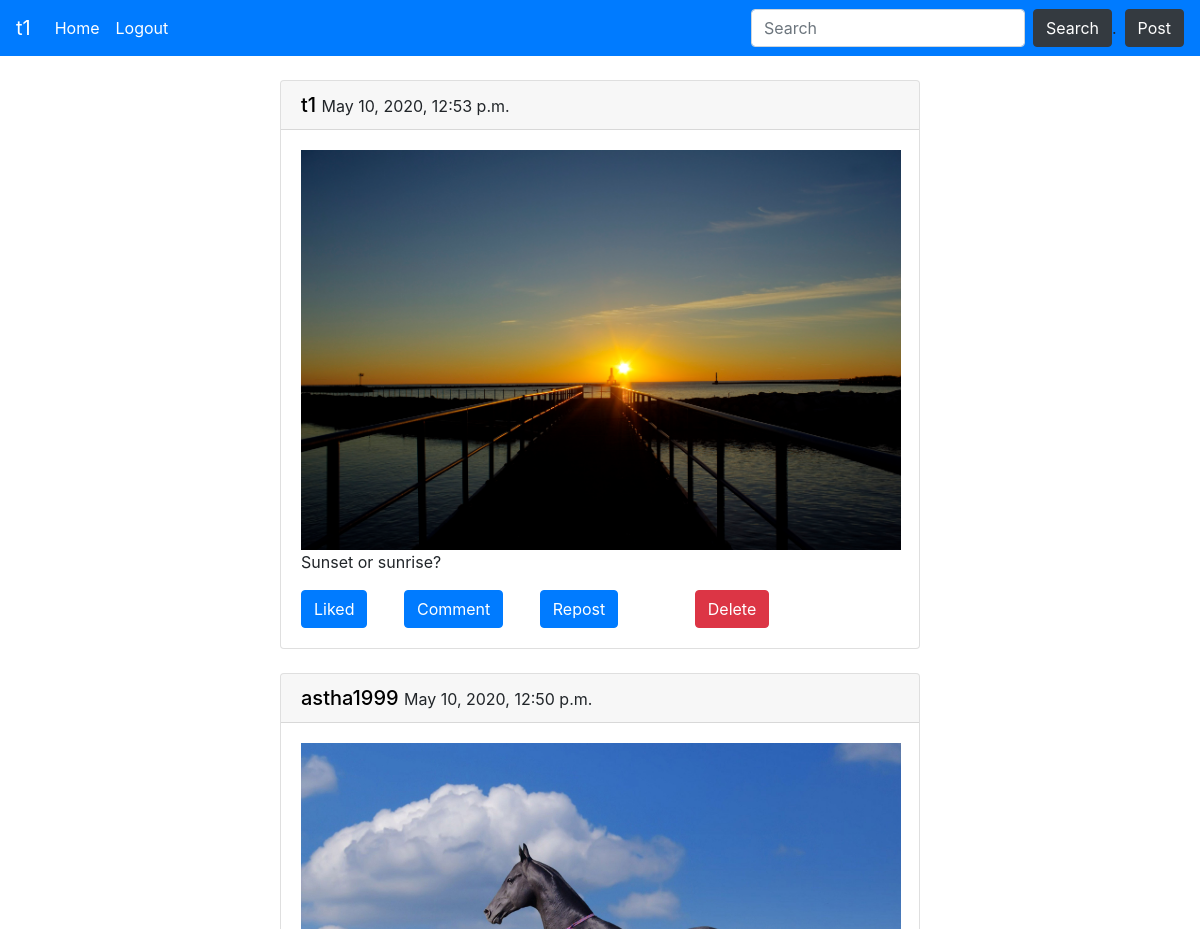
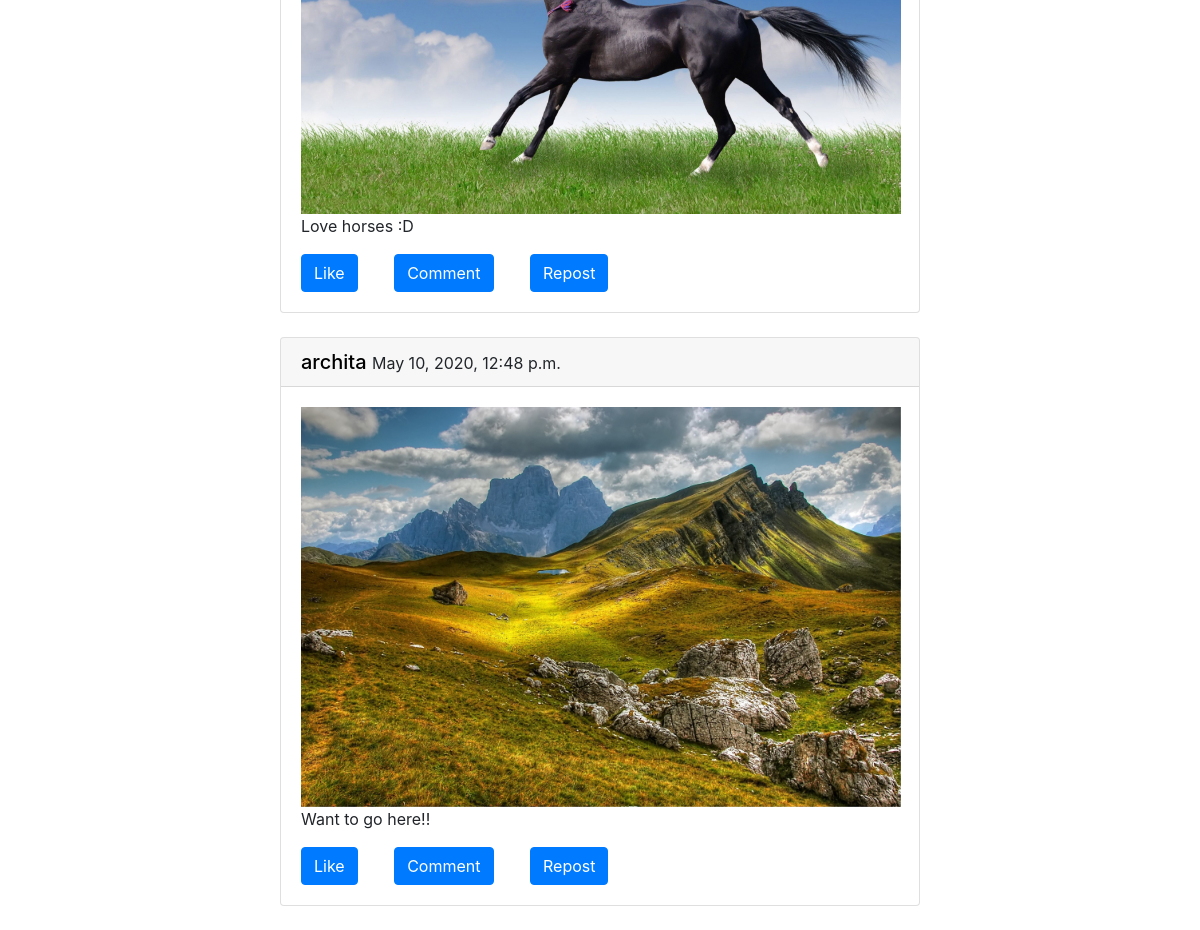
Page /feed/ (signed in) on the committed database (2 pictures, top to bottom).
### userfeed/models.py (models this page shows, shortened)
class Post(models.Model):
    user=models.ForeignKey(User,on_delete=models.CASCADE)       #user who posts th Post
    caption= models.CharField(max_length=200)
    image = models.ImageField(upload_to="Posts")
    date=models.DateTimeField(auto_now_add=True)

### userfeed/views.py (the view)
# urls.py: path('',views.userHome,name="userhome"),
def userHome(request):
    posts = Post.objects.all().order_by('-pk')
    likedPost = []
    for post in posts:
        isLiked=Like.objects.filter(post=post,user=request.user)
        if isLiked:
            likedPost.append(post)
    data = {
        'posts':posts,
        'likedPost':likedPost
    }
    return render(request,'userfeed/userfeed.html',data)

### templates/userfeed/userfeed.html (shortened to what this page needs)
{% extends 'base.html' %}
{% block nav_btnl %}.
<button type="button" class="btn btn-dark my-2 my-sm-0 ml-2" data-toggle="modal" data-target=".bd-post-modal-lg">Post</button>
{% endblock nav_btnl %}
{% block body %}
{% for post in posts %}
<div class="container my-4" id="post-box">
    <div class="card">
        <h5 class="card-header"><a href="{% url 'userprofile' post.user %}" style="color:black;"> {{post.user}} </a><small>{{post.date}}</small></h5>
        <div class="card-body">
            <img src = "{{post.image.url}}" alt="image" id="post_image">
            <p class="card-text">{{post.caption}}</p>
            <button class="btn btn-primary mr-4 like" id="{{post.id}}">
            {% if post in likedPost %}
                <a href="{% url 'likepost' %}" style="color:white;" id="likeText ">Liked</a></button>
            {% else %}
                 <a href="{% url 'likepost' %}" style="color:white;" id="likeText">Like</a></button>
            {% endif %}
            <button class="btn btn-primary mx-2" type="submit">Comment</button>
            <button class="btn btn-primary mx-4" type="submit">Repost</button>
            {% if request.user == post.user %}
                <a class="btn btn-danger ml-5" href="{% url 'delPost' post.id %}">Delete</a>
            {% endif %}
        </div>
    </div>
</div>
{% endfor %}
{% endblock body %}

### templates/base.html (shortened to what this page needs)
<html>
    <head>
        <link rel="stylesheet" href="https://stackpath.bootstrapcdn.com/bootstrap/4.4.1/css/bootstrap.min.css">
    </head>
    <body>
        <nav class="navbar navbar-expand-lg navbar-dark bg-primary">
            {% if request.user.is_authenticated %}
                <a class="navbar-brand" href="{% url 'userprofile' request.user %}">{{request.user}}</a>
            {% else %}
              <a class="navbar-brand" href="#">WebSocial</a>
            {% endif %}
            <div class="collapse navbar-collapse" id="navbarSupportedContent">
                <ul class="navbar-nav mr-auto">
                  {% if request.user.is_authenticated %}
                    <li class="nav-item active">
                      <a class="nav-link" href="/feed">Home <span class="sr-only">(current)</span></a>
                    </li>
                    <li class="nav-item active">
                      <a class="nav-link" href="/logout">Logout <span class="sr-only">(current)</span></a>
                    </li>
                    {% endif %}
                </ul>
                <form class="form-inline my-2 my-lg-0">
                  <input class="form-control mr-sm-2" type="search" placeholder="Search" aria-label="Search">
                  <button class="btn btn-dark my-2 my-sm-0 " type="submit">Search</button>
                </form>
              </div>
              {% block nav_btnl %}
              {% endblock nav_btnl %}
          </nav>
        {% block body %}
        {% endblock body %}
    </body>
</html>

### rows in the picture
Post: user "t1", date "May 10, 2020, 12:53 p.m.", image (picture), caption "Sunset or sunrise?", shows "Liked", shows "Delete"
Post: user "astha1999", date "May 10, 2020, 12:50 p.m.", image (picture), caption "Love horses :D", shows "Like"
Post: user "archita", date "May 10, 2020, 12:48 p.m.", image (picture), caption "Want to go here!!", shows "Like"

### other values in the picture
{{ request.user }} "t1"
